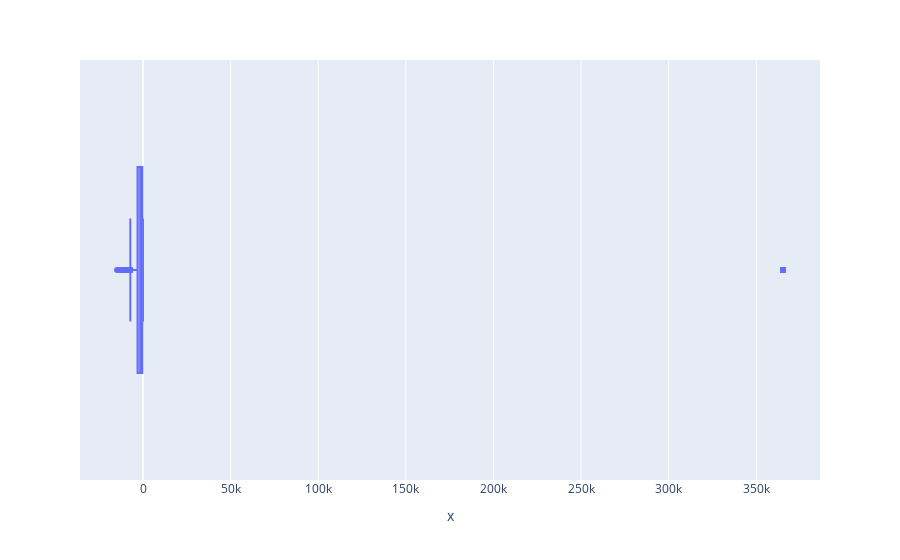

Notebook code for this chart:
### Code cell
px.box(x=df['Employed_days'])

### Figure 1 — Plotly figure (JSON) as saved in the notebook; plotly's stock layout.template omitted (floating-point values rounded to 4 significant figures; data arrays with more than 128 entries replaced by an {"elided": "..."} marker saying what was removed)
{"data": [{"alignmentgroup": "True", "hovertemplate": "x=%{x}<extra></extra>", "legendgroup": "", "marker": {"color": "#636efa"}, "name": "", "notched": false, "offsetgroup": "", "orientation": "h", "showlegend": false, "type": "box", "x": {"elided": "1548 int values"}, "x0": " ", "xaxis": "x", "y0": " ", "yaxis": "y"}], "layout": {"boxmode": "group", "legend": {"tracegroupgap": 0}, "margin": {"t": 60}, "xaxis": {"anchor": "y", "domain": [0, 1], "title": {"text": "x"}}, "yaxis": {"anchor": "x", "domain": [0, 1]}}}
